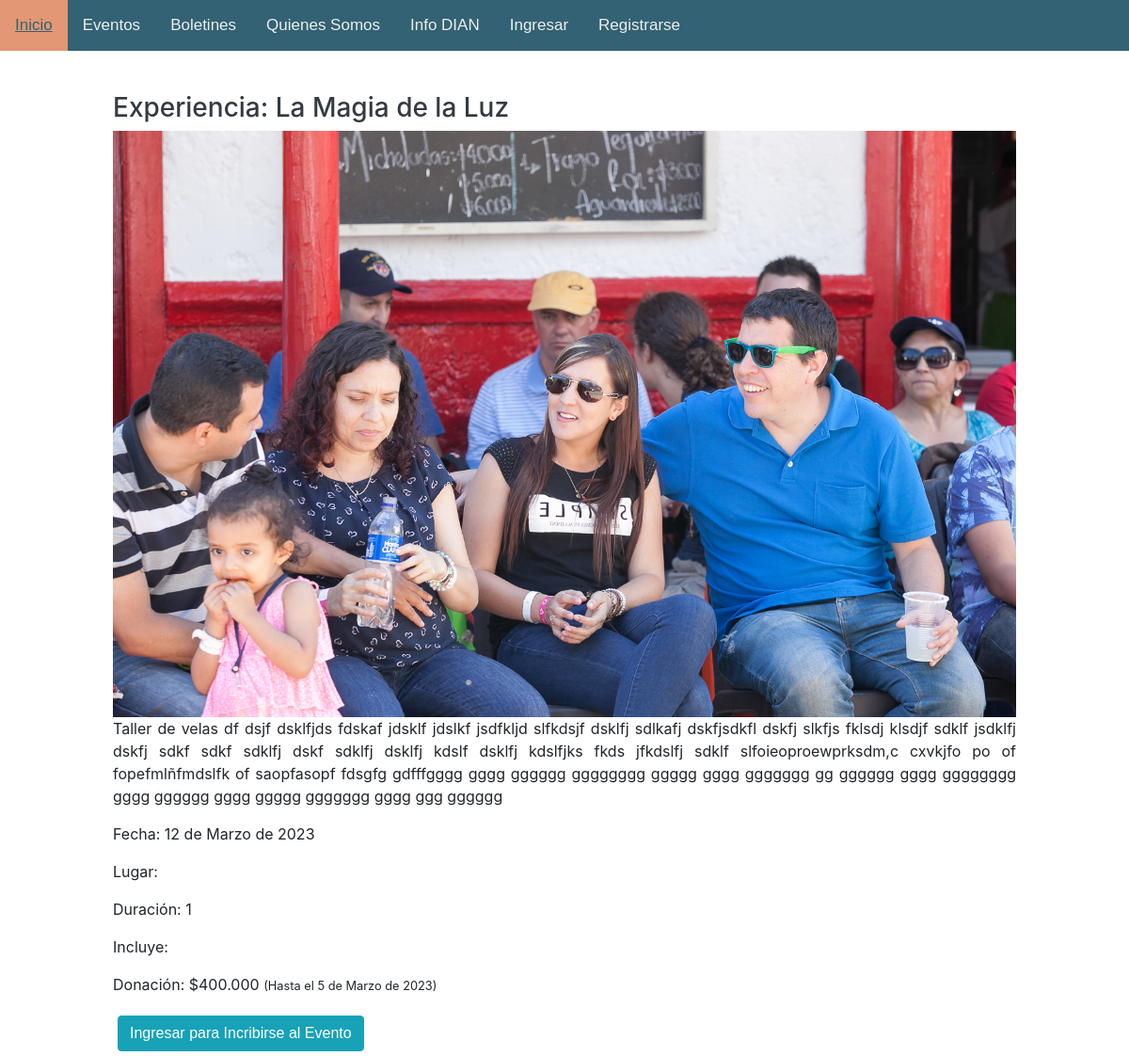
The page /eventos/evento/1/ on the database as committed earlier.
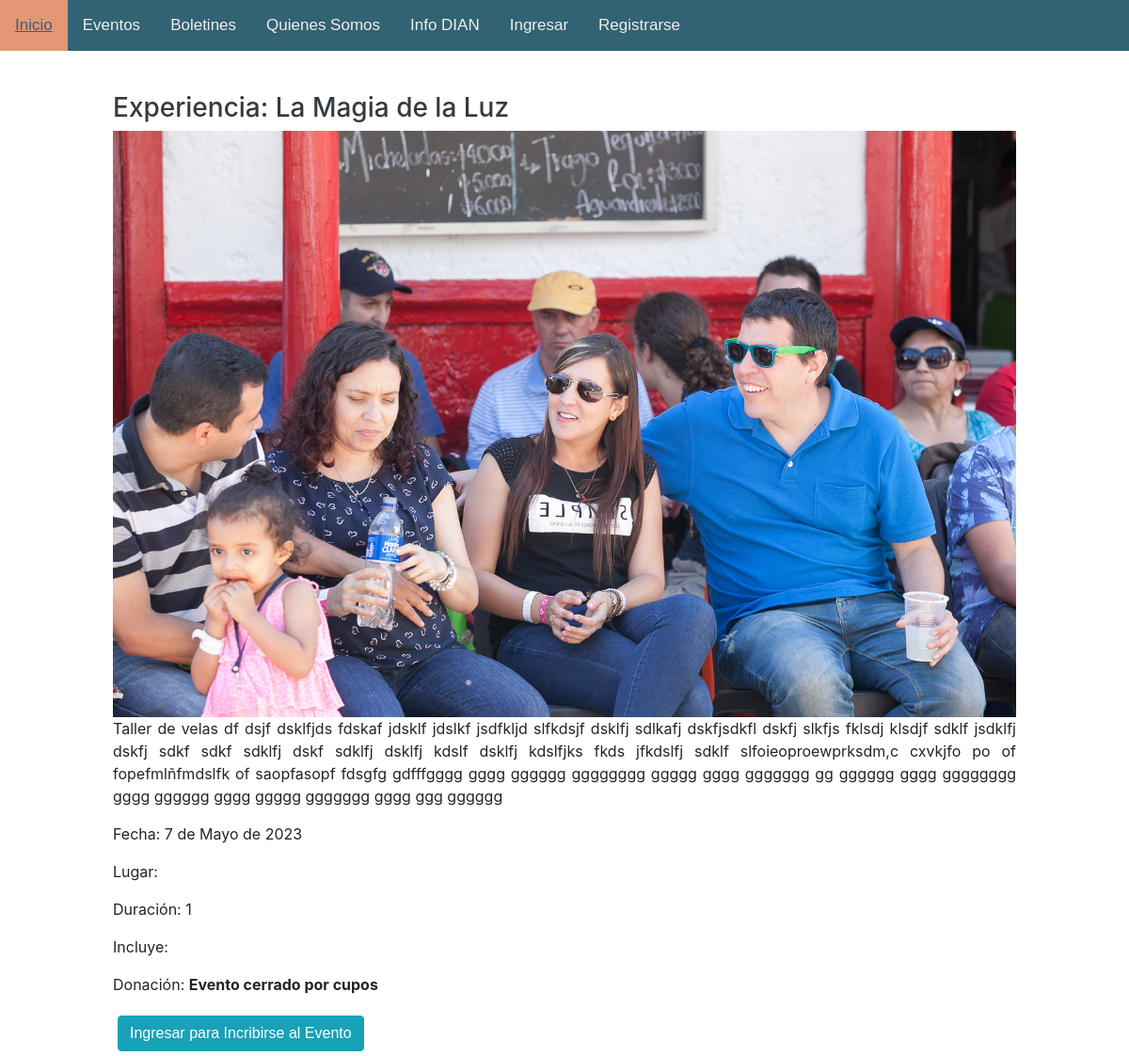
The same page on the database as committed later.
### eventos/models.py (models this page shows, shortened)
class Evento(models.Model):
    TYPES = [
        ('Taller', 'Taller'),
        ('Encuentro', 'Encuentro'),
        ('Experiencia', 'Experiencia'),
    ]
    nombre = models.CharField(max_length=40)
    tipo = models.CharField(max_length=15, choices=TYPES)
    descripcion = models.TextField(null=True, blank=True)
    lugar = models.TextField(null=True, blank=True)
    duracion = models.CharField(max_length=40)
    incluye = models.TextField(null=True, blank=True)
    fecha = models.DateField()
    costo1 = models.PositiveIntegerField(default=0)
    fecha_costo1 = models.DateField(default=None, null=True, blank=True)
    costo2 = models.PositiveIntegerField(default=0)
    fecha_costo2 = models.DateField(default=None, null=True, blank=True)
    costo = models.PositiveIntegerField(default=0)
    fecha_costo = models.DateField(default=None, null=True, blank=True)
    imagen = models.ImageField(upload_to='eventos', null=True, blank=True)
    inscritos = models.ManyToManyField(User, blank=True)
    concluido = models.BooleanField(default=False)
    cancelado = models.BooleanField(default=False)
    cupos = models.PositiveSmallIntegerField(default=0)
    cant_inscritos = models.PositiveSmallIntegerField(default=0)
    cerrado = models.BooleanField(default=False)
    prueba = models.BooleanField(default=True)

### eventos/views.py (the view, shortened to what this page needs)
# urls.py: path('evento/<int:pk>/', views.eventDetails, name="eventos.detail"),
def eventDetails(request, pk):
    comunidad = False # Por defecto los usuarios no son de la comunidad
    doc = False # Por defecto que no se tiene el documento de identidad del usuario
    try:
        user = request.user # Usuario loggeado
        cu = CustomUser.objects.get(user=user) # Custom User del usuario loggeado
        if cu.comunidad:
            comunidad =True # Se cambia a verdadero si el usuario es de la comunidad
        if cu.id_number != None and cu.id_number != 0:
            doc = True # Se cambia a verdadero si el usuario ya tiene ingresado el documento de identidad
    except:
        pass
    for evento in Evento.objects.filter(cancelado=False, concluido=False):
        evento.cant_inscritos = 0
        for inscripcion in Inscripciones.objects.filter(evento=evento):
                evento.cant_inscritos = evento.cant_inscritos + inscripcion.cantidad
        if evento.cant_inscritos >= evento.cupos or evento.fecha_costo2 < date.today():
            evento.cerrado = True
        else:
            evento.cerrado = False
        if evento.fecha < date.today():
            evento.concluido = True
        evento.save()
    event = Evento.objects.get(pk=pk)
    if event.fecha_costo1 > date.today():
        event.costo = event.costo1
        event.fecha_costo = event.fecha_costo1
    else:
        event.costo = event.costo2
        event.fecha_costo = event.fecha_costo2
    event.save()
    inscrito = request.user in event.inscritos.all()
    try:
        cupos = Inscripciones.objects.get(usuario=request.user, evento=event).cantidad
    except:
        cupos = 0
    return render(request, 'eventos/detail.html', {
        'event':event,
        'inscrito': inscrito,
        'cupos': cupos,
        'comunidad': comunidad,
        'doc': doc,
    })

### eventos/templates/eventos/detail.html (shortened to what this page needs)
{% extends 'base.html' %}
{% load static %}
{% block body %}
    <div style="margin: 0 auto; width: 80%;">
        <br>
        <h3 class="text-dark text-decoration-non top-20">{{ event.tipo }}: {{ event.nombre }}</h3>
        <img src="{{event.imagen.url}}" alt="{{event.nombre}}" width="100%">
        <p class="card-text" style="text-align: justify;">{{ event.descripcion }}</p>
        <p class="card-text" style="text-align: justify;">Fecha: {{ event.fecha }}</p>
        <p class="card-text" style="text-align: justify;">Lugar: {{ event.lugar }}</p>
        <p class="card-text" style="text-align: justify;">Duración: {{ event.duracion}}</p>
        <p class="card-text" style="text-align: justify;">Incluye: {{ event.incluye }}</p>
        <p class="card-text" style="text-align: justify;">Donación:
            {% if event.cerrado %}
                <b>Evento cerrado por cupos</b>
            {% else %}
                ${{ event.costo }} <small>(Hasta el {{ event.fecha_costo }})</small>
            {% endif %}
        </p>
        {% if user.is_authenticated %}
            {% if inscrito %}
                <h5>Cantidad de cupos que has reservado: {{ cupos }}</h5>
                <form action="{% url 'eventos.agregar_cupo' pk=event.id %}" method="POST"> {% csrf_token %}
                    <button type="submit" class="btn btn-primary">Agregar otro cupo a tu inscripción</button>
                </form>
                <form action="{% url 'eventos.quitar_cupo' pk=event.id %}" method="POST"> {% csrf_token %}
                    <button type="submit" class="btn btn-secundary">Quitar un cupo a tu inscripción</button>
                </form>
                <form action="{% url 'eventos.desuscribir' pk=event.id %}" method="POST"> {% csrf_token %}
                    <button type="submit" class="btn btn-danger">Desinscribirse del Evento</button>
                </form>
            {% else %}
                <button id="btn-inscribir" class="btn btn-primary" onclick="inscribirse()">Inscribirse al Evento</button>
            {% endif %}
        {% else %}
            <form action="{% url 'eventos.inscribir' pk=event.id %}" method="POST"> {% csrf_token %}
                <button type="submit" class="btn btn-info">Ingresar para Incribirse al Evento</button>
            </form>
        {% endif %}
    </div>
{% endblock %}

### static/templates/base.html (shortened to what this page needs)
<!DOCTYPE html>
{% load static %}
{% load l10n %}
<html lang="es">
    <head>
        <link rel="stylesheet" type="text/css" href=" {% static 'css/style.css' %} ">
        <link rel="stylesheet" href="{% static 'css/bootstrap.min.css' %}" type="text/css">
    </head>
    <body>
        <nav>
            <div class="topnav" id="myTopnav">
                <a class="active" href="{% url 'home' %}">Inicio</a>
                <a href="{% url 'eventos.lista' %}">Eventos</a>
                <a href="https://quintanamagica.wordpress.com/blog/">Boletines</a>
                <a href="{% url 'quienes_somos' %}">Quienes Somos</a>
                <a href="{% url 'dian.docs' %}">Info DIAN</a>
                {% if user.is_authenticated %}
                <a href="{% url 'users.profile' %}">Mi Perfil</a>
                <a href="{% url 'donations' %}">Certificados</a>
                <a href="{% url 'users.logout' %}">Salir</a>
                {% else %}
                <a href="{% url 'users.login' %}">Ingresar</a>
                <a href="{% url 'users.signup' %}">Registrarse</a>
                {% endif %}
            </div>
        </nav>
        {% block body %}
        {% endblock %}
    </body>
</html>

### static/css/style.css (style rules this page uses)
body { margin: 0; font-family: Arial, Helvetica, sans-serif; }
nav { background-color: #326273; display: flex; }
.btn { font-family:'Trebuchet MS', 'Lucida Sans Unicode', 'Lucida Grande', 'Lucida Sans', Arial, sans-serif ; padding: 6px; margin: 5px; border-radius: 10px; border-style: none; }
.top-20 { margin-top: 20px; }
.topnav { overflow: hidden; background-color: #326273; }
.topnav a { float: left; display: block; color: #EEE; text-align: center; padding: 14px 16px; text-decoration: none; font-size: 17px; font-family:'Trebuchet MS', 'Lucida Sans Unicode', 'Lucida Grande', 'Lucida Sans', Arial, sans-serif ; }
.topnav a.active { background-color: #E39774; color: #326273; }

Rows that differ between the two databases and show on the page:
changed Evento "Experiencia": fecha "12 de Marzo de 2023" → "7 de Mayo de 2023"; costo "400.000" → (not shown); fecha_costo "5 de Marzo de 2023" → (not shown)
Other text that changed with them:
text no longer shown: "$ (Hasta el )"
text now shown: "Evento cerrado por cupos"
